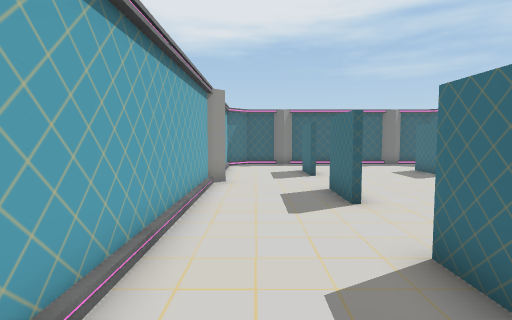
View 1 (above)

12 first-person views from a walk through a scene from a Unity 3-D project. The camera is 1.4 m above the floor, tilts 4° down and sees 80° across. The floor is counted in squares, 1 m on a side. Each view is taken from the middle of a square. On the plan, view 1 faces up. The plan holds only what a view shows up to about 14 squares ahead; the rest is blank. The player is left out.

View 2
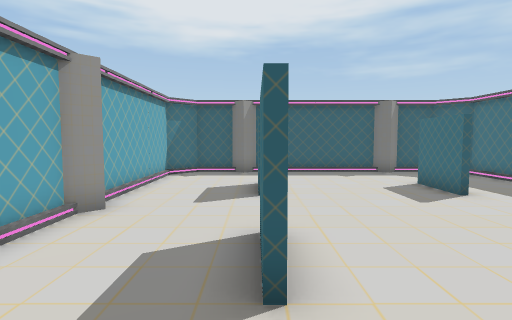

View 3
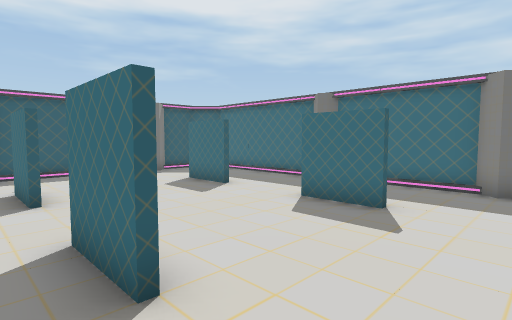

View 4
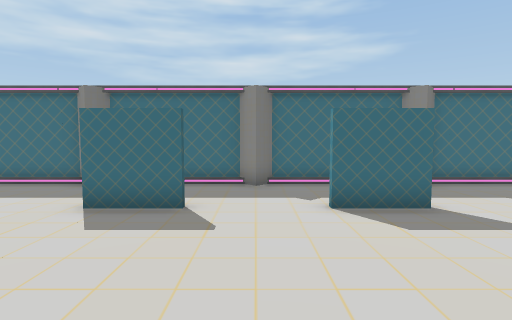

View 5
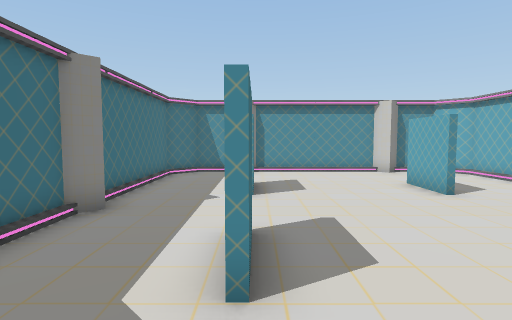

View 6
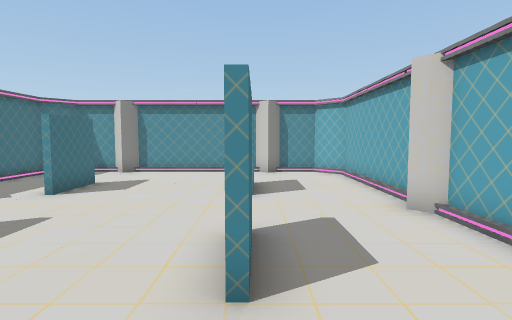

View 7
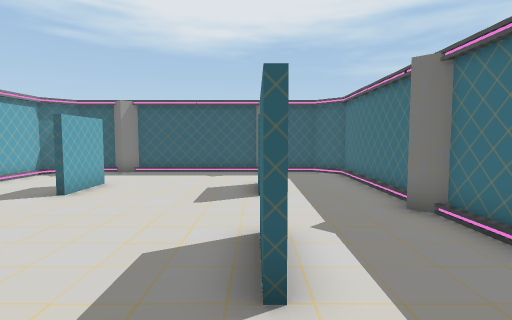

View 8
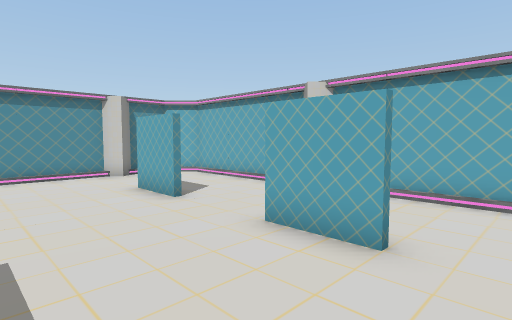

View 9
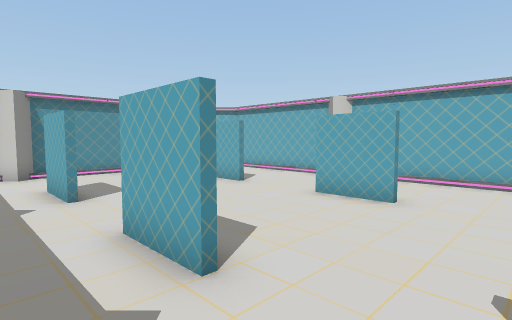

View 10
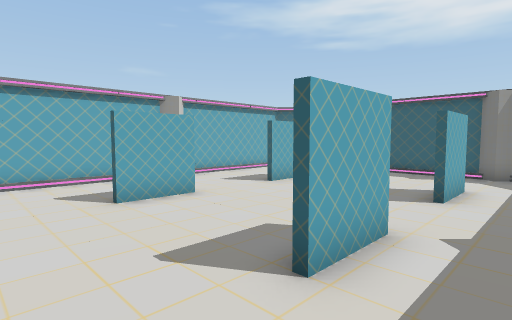

View 11
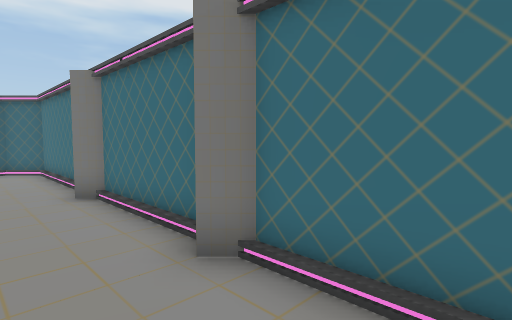

View 12
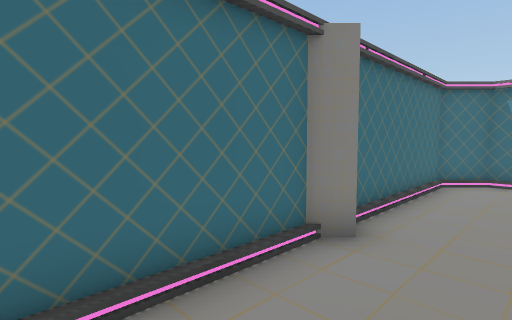

### Floor plan
Points are (right, up) in squares from view 1. A wall is a line through its corners. A room is listed if a view was taken in it or the views show most of it. See-through windows are left out.
Room 1 (views 1, 2, 3, 4, 5, 6, 7, 8, 9, 10, 11, 12)
walls: (2.3, 3.5) (2.3, 1.4); (2.1, 6.4) (2.1, 8.5); (7.1, 6.4) (7.1, 8.5); (2.1, 2.1) (2.1, 3.5); (7.3, 3.5) (7.3, 1.4); (2.3, 8.5) (2.3, 6.4); (7.1, 1.4) (7.1, 3.5); (7.3, 8.5) (7.3, 6.4); (2.1, 11.4) (2.1, 13.5); (2.3, -1.5) (2.3, -3.6); (-1.5, 9.5) (-1.5, 0.5); (7.1, 11.4) (7.1, 13.5); (7.3, -1.5) (7.3, -3.6); (-1.5, -1) (-1.5, -6) (-0.5, -7) (9.5, -7) (10.5, -6) (10.5, 16) (9.5, 17) (-0.5, 17) (-1.5, 16) (-1.5, 11); (2.3, 13.5) (2.3, 11.4); (7.3, 13.5) (7.3, 11.4); (7.1, -3.6) (7.1, -1.5)
objects: pillar (-2, 0) to (-1, 0); pillar (-2, 10) to (-1, 10); pillar (1, -7); pillar (1, 17); pillar (7, -7); pillar (8, 17); pillar (10, 0); pillar (10, 5); pillar (10, 10)

Where each view was taken, in squares from view 1:
view 1: 0 up, 0 right, facing up
view 2: 4 up, 2 right, facing up
view 3: 4 up, 1 right, facing up-right
view 4: 5 up, 1 right, facing right
view 5: 6 up, 7 right, facing down
view 6: 6 up, 2 right, facing down
view 7: 4 up, 7 right, facing up
view 8: 5 up, 6 right, facing down-left
view 9: 6 up, 9 right, facing down-left
view 10: 4 up, 9 right, facing up-left
view 11: 2 up, 8 right, facing up-right
view 12: 4 up, 8 right, facing down-right
